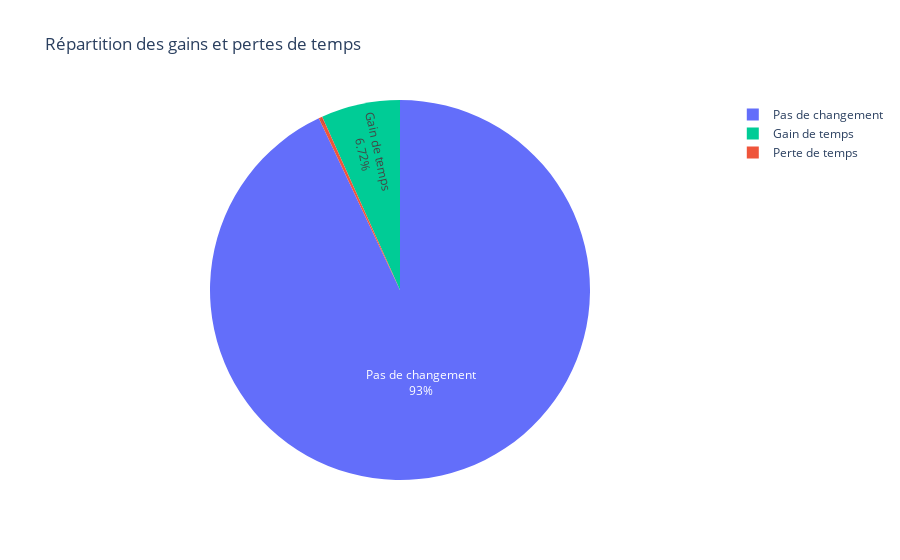

Notebook code cell kept with this figure:
### Code cell
merged_data = merged_data.loc[merged_data[[c for c in merged_data.columns if c.endswith("_match")]].all(axis=1)]
merged_data["travel_time_diff"] = merged_data["travel_time_baseline"] - merged_data["travel_time_gpe"]
merged_data.loc[:,'travel_time_diff_percent'] = ((merged_data['travel_time_diff']) / merged_data['travel_time_baseline']) * 100

labels = ['Pas de changement', 'Gain de temps', 'Perte de temps']
counts = [
    len(merged_data[merged_data.travel_time_diff == 0]),
    len(merged_data[merged_data.travel_time_diff > 0]),
    len(merged_data[merged_data.travel_time_diff < 0])
]

df_pie = pd.DataFrame({
    "Type de changement": labels,
    "Nombre de trajets": counts
})

fig = px.pie(
    df_pie,
    names="Type de changement",
    values="Nombre de trajets",
    title="Répartition des gains et pertes de temps",
    color="Type de changement",
    color_discrete_map={
        "Pas de changement": "#636EFA",
        "Gain de temps": "#00CC96",
        "Perte de temps": "#EF553B"
    },
)

fig.update_traces(textposition='inside', textinfo='percent+label')
fig.write_image("outputs/plots/routing/repartition_gain_perte_temps.png", width = 1000) 
fig.show()

### Figure 1 — Plotly figure (JSON) as saved in the notebook; plotly's stock layout.template omitted (floating-point values rounded to 4 significant figures)
{"data": [{"customdata": [["Pas de changement"], ["Gain de temps"], ["Perte de temps"]], "domain": {"x": [0, 1], "y": [0, 1]}, "hovertemplate": "Type de changement=%{customdata[0]}<br>Nombre de trajets=%{value}<extra></extra>", "labels": ["Pas de changement", "Gain de temps", "Perte de temps"], "legendgroup": "", "marker": {"colors": ["#636EFA", "#00CC96", "#EF553B"]}, "name": "", "showlegend": true, "textinfo": "percent+label", "textposition": "inside", "type": "pie", "values": [222688, 16094, 746]}], "layout": {"legend": {"tracegroupgap": 0}, "title": {"text": "Répartition des gains et pertes de temps"}}}
